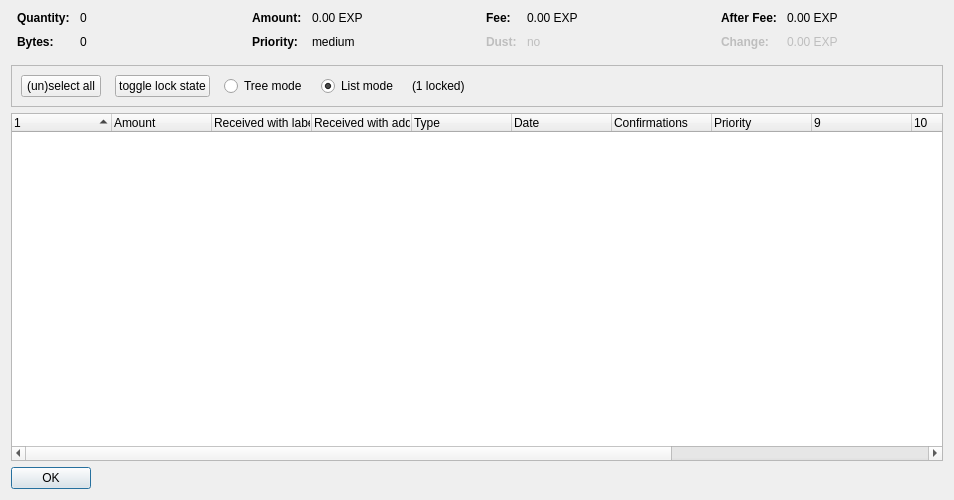
<?xml version="1.0" encoding="UTF-8"?>
<ui version="4.0">
 <class>CoinControlDialog</class>
 <widget class="QDialog" name="CoinControlDialog">
  <property name="geometry">
   <rect>
    <x>0</x>
    <y>0</y>
    <width>954</width>
    <height>500</height>
   </rect>
  </property>
  <property name="windowTitle">
   <string>Coin Selection</string>
  </property>
  <layout class="QVBoxLayout" name="verticalLayout">
   <item>
    <layout class="QHBoxLayout" name="horizontalLayoutTop" stretch="0,0,0,0">
     <property name="topMargin">
      <number>0</number>
     </property>
     <property name="bottomMargin">
      <number>10</number>
     </property>
     <item>
      <layout class="QFormLayout" name="formLayoutCoinControl1">
       <property name="horizontalSpacing">
        <number>10</number>
       </property>
       <property name="verticalSpacing">
        <number>10</number>
       </property>
       <property name="leftMargin">
        <number>6</number>
       </property>
       <property name="rightMargin">
        <number>6</number>
       </property>
       <item row="0" column="0">
        <widget class="QLabel" name="labelCoinControlQuantityText">
         <property name="font">
          <font>
           <weight>75</weight>
           <bold>true</bold>
          </font>
         </property>
         <property name="text">
          <string>Quantity:</string>
         </property>
        </widget>
       </item>
       <item row="0" column="1">
        <widget class="QLabel" name="labelCoinControlQuantity">
         <property name="cursor">
          <cursorShape>IBeamCursor</cursorShape>
         </property>
         <property name="contextMenuPolicy">
          <enum>Qt::ActionsContextMenu</enum>
         </property>
         <property name="text">
          <string notr="true">0</string>
         </property>
         <property name="textInteractionFlags">
          <set>Qt::LinksAccessibleByMouse|Qt::TextSelectableByKeyboard|Qt::TextSelectableByMouse</set>
         </property>
        </widget>
       </item>
       <item row="1" column="0">
        <widget class="QLabel" name="labelCoinControlBytesText">
         <property name="font">
          <font>
           <weight>75</weight>
           <bold>true</bold>
          </font>
         </property>
         <property name="text">
          <string>Bytes:</string>
         </property>
        </widget>
       </item>
       <item row="1" column="1">
        <widget class="QLabel" name="labelCoinControlBytes">
         <property name="cursor">
          <cursorShape>IBeamCursor</cursorShape>
         </property>
         <property name="contextMenuPolicy">
          <enum>Qt::ActionsContextMenu</enum>
         </property>
         <property name="text">
          <string notr="true">0</string>
         </property>
         <property name="textInteractionFlags">
          <set>Qt::LinksAccessibleByMouse|Qt::TextSelectableByKeyboard|Qt::TextSelectableByMouse</set>
         </property>
        </widget>
       </item>
      </layout>
     </item>
     <item>
      <layout class="QFormLayout" name="formLayoutCoinControl2">
       <property name="horizontalSpacing">
        <number>10</number>
       </property>
       <property name="verticalSpacing">
        <number>10</number>
       </property>
       <property name="leftMargin">
        <number>6</number>
       </property>
       <property name="rightMargin">
        <number>6</number>
       </property>
       <item row="0" column="0">
        <widget class="QLabel" name="labelCoinControlAmountText">
         <property name="font">
          <font>
           <weight>75</weight>
           <bold>true</bold>
          </font>
         </property>
         <property name="text">
          <string>Amount:</string>
         </property>
        </widget>
       </item>
       <item row="0" column="1">
        <widget class="QLabel" name="labelCoinControlAmount">
         <property name="cursor">
          <cursorShape>IBeamCursor</cursorShape>
         </property>
         <property name="contextMenuPolicy">
          <enum>Qt::ActionsContextMenu</enum>
         </property>
         <property name="text">
          <string notr="true">0.00 EXP</string>
         </property>
         <property name="textInteractionFlags">
          <set>Qt::LinksAccessibleByMouse|Qt::TextSelectableByKeyboard|Qt::TextSelectableByMouse</set>
         </property>
        </widget>
       </item>
       <item row="1" column="0">
        <widget class="QLabel" name="labelCoinControlPriorityText">
         <property name="font">
          <font>
           <weight>75</weight>
           <bold>true</bold>
          </font>
         </property>
         <property name="text">
          <string>Priority:</string>
         </property>
        </widget>
       </item>
       <item row="1" column="1">
        <widget class="QLabel" name="labelCoinControlPriority">
         <property name="cursor">
          <cursorShape>IBeamCursor</cursorShape>
         </property>
         <property name="contextMenuPolicy">
          <enum>Qt::ActionsContextMenu</enum>
         </property>
         <property name="text">
          <string>medium</string>
         </property>
         <property name="textInteractionFlags">
          <set>Qt::LinksAccessibleByMouse|Qt::TextSelectableByKeyboard|Qt::TextSelectableByMouse</set>
         </property>
        </widget>
       </item>
      </layout>
     </item>
     <item>
      <layout class="QFormLayout" name="formLayoutCoinControl3">
       <property name="horizontalSpacing">
        <number>10</number>
       </property>
       <property name="verticalSpacing">
        <number>10</number>
       </property>
       <property name="leftMargin">
        <number>6</number>
       </property>
       <property name="rightMargin">
        <number>6</number>
       </property>
       <item row="0" column="0">
        <widget class="QLabel" name="labelCoinControlFeeText">
         <property name="font">
          <font>
           <weight>75</weight>
           <bold>true</bold>
          </font>
         </property>
         <property name="text">
          <string>Fee:</string>
         </property>
        </widget>
       </item>
       <item row="0" column="1">
        <widget class="QLabel" name="labelCoinControlFee">
         <property name="cursor">
          <cursorShape>IBeamCursor</cursorShape>
         </property>
         <property name="contextMenuPolicy">
          <enum>Qt::ActionsContextMenu</enum>
         </property>
         <property name="text">
          <string notr="true">0.00 EXP</string>
         </property>
         <property name="textInteractionFlags">
          <set>Qt::LinksAccessibleByMouse|Qt::TextSelectableByKeyboard|Qt::TextSelectableByMouse</set>
         </property>
        </widget>
       </item>
       <item row="1" column="0">
        <widget class="QLabel" name="labelCoinControlLowOutputText">
         <property name="enabled">
          <bool>false</bool>
         </property>
         <property name="font">
          <font>
           <weight>75</weight>
           <bold>true</bold>
          </font>
         </property>
         <property name="text">
          <string>Dust:</string>
         </property>
        </widget>
       </item>
       <item row="1" column="1">
        <widget class="QLabel" name="labelCoinControlLowOutput">
         <property name="enabled">
          <bool>false</bool>
         </property>
         <property name="cursor">
          <cursorShape>IBeamCursor</cursorShape>
         </property>
         <property name="contextMenuPolicy">
          <enum>Qt::ActionsContextMenu</enum>
         </property>
         <property name="text">
          <string>no</string>
         </property>
         <property name="textInteractionFlags">
          <set>Qt::LinksAccessibleByMouse|Qt::TextSelectableByKeyboard|Qt::TextSelectableByMouse</set>
         </property>
        </widget>
       </item>
      </layout>
     </item>
     <item>
      <layout class="QFormLayout" name="formLayoutCoinControl4">
       <property name="horizontalSpacing">
        <number>10</number>
       </property>
       <property name="verticalSpacing">
        <number>10</number>
       </property>
       <property name="leftMargin">
        <number>6</number>
       </property>
       <property name="rightMargin">
        <number>6</number>
       </property>
       <item row="0" column="0">
        <widget class="QLabel" name="labelCoinControlAfterFeeText">
         <property name="font">
          <font>
           <weight>75</weight>
           <bold>true</bold>
          </font>
         </property>
         <property name="text">
          <string>After Fee:</string>
         </property>
        </widget>
       </item>
       <item row="0" column="1">
        <widget class="QLabel" name="labelCoinControlAfterFee">
         <property name="cursor">
          <cursorShape>IBeamCursor</cursorShape>
         </property>
         <property name="contextMenuPolicy">
          <enum>Qt::ActionsContextMenu</enum>
         </property>
         <property name="text">
          <string notr="true">0.00 EXP</string>
         </property>
         <property name="textInteractionFlags">
          <set>Qt::LinksAccessibleByMouse|Qt::TextSelectableByKeyboard|Qt::TextSelectableByMouse</set>
         </property>
        </widget>
       </item>
       <item row="1" column="0">
        <widget class="QLabel" name="labelCoinControlChangeText">
         <property name="enabled">
          <bool>false</bool>
         </property>
         <property name="font">
          <font>
           <weight>75</weight>
           <bold>true</bold>
          </font>
         </property>
         <property name="text">
          <string>Change:</string>
         </property>
        </widget>
       </item>
       <item row="1" column="1">
        <widget class="QLabel" name="labelCoinControlChange">
         <property name="enabled">
          <bool>false</bool>
         </property>
         <property name="cursor">
          <cursorShape>IBeamCursor</cursorShape>
         </property>
         <property name="contextMenuPolicy">
          <enum>Qt::ActionsContextMenu</enum>
         </property>
         <property name="text">
          <string notr="true">0.00 EXP</string>
         </property>
         <property name="textInteractionFlags">
          <set>Qt::LinksAccessibleByMouse|Qt::TextSelectableByKeyboard|Qt::TextSelectableByMouse</set>
         </property>
        </widget>
       </item>
      </layout>
     </item>
    </layout>
   </item>
   <item>
    <widget class="QFrame" name="frame">
     <property name="minimumSize">
      <size>
       <width>0</width>
       <height>40</height>
      </size>
     </property>
     <property name="frameShape">
      <enum>QFrame::StyledPanel</enum>
     </property>
     <property name="frameShadow">
      <enum>QFrame::Sunken</enum>
     </property>
     <layout class="QHBoxLayout" name="horizontalLayout">
      <item>
       <layout class="QHBoxLayout" name="horizontalLayoutPanel" stretch="0,0,0,0,0,0">
        <property name="spacing">
         <number>14</number>
        </property>
        <item>
         <widget class="QPushButton" name="pushButtonSelectAll">
          <property name="sizePolicy">
           <sizepolicy hsizetype="Maximum" vsizetype="Fixed">
            <horstretch>0</horstretch>
            <verstretch>0</verstretch>
           </sizepolicy>
          </property>
          <property name="text">
           <string>(un)select all</string>
          </property>
          <property name="autoDefault">
           <bool>false</bool>
          </property>
         </widget>
        </item>
        <item>
         <widget class="QPushButton" name="pushButtonToggleLock">
          <property name="sizePolicy">
           <sizepolicy hsizetype="Maximum" vsizetype="Fixed">
            <horstretch>0</horstretch>
            <verstretch>0</verstretch>
           </sizepolicy>
          </property>
          <property name="text">
           <string>toggle lock state</string>
          </property>
          <property name="autoDefault">
           <bool>false</bool>
          </property>
         </widget>
        </item>
        <item>
         <widget class="QRadioButton" name="radioTreeMode">
          <property name="sizePolicy">
           <sizepolicy hsizetype="Maximum" vsizetype="Fixed">
            <horstretch>0</horstretch>
            <verstretch>0</verstretch>
           </sizepolicy>
          </property>
          <property name="text">
           <string>Tree mode</string>
          </property>
         </widget>
        </item>
        <item>
         <widget class="QRadioButton" name="radioListMode">
          <property name="sizePolicy">
           <sizepolicy hsizetype="Maximum" vsizetype="Fixed">
            <horstretch>0</horstretch>
            <verstretch>0</verstretch>
           </sizepolicy>
          </property>
          <property name="text">
           <string>List mode</string>
          </property>
          <property name="checked">
           <bool>true</bool>
          </property>
         </widget>
        </item>
        <item>
         <widget class="QLabel" name="labelLocked">
          <property name="text">
           <string>(1 locked)</string>
          </property>
         </widget>
        </item>
        <item>
         <spacer name="horizontalSpacer">
          <property name="orientation">
           <enum>Qt::Horizontal</enum>
          </property>
          <property name="sizeHint" stdset="0">
           <size>
            <width>40</width>
            <height>20</height>
           </size>
          </property>
         </spacer>
        </item>
       </layout>
      </item>
     </layout>
    </widget>
   </item>
   <item>
    <widget class="CoinControlTreeWidget" name="treeWidget">
     <property name="contextMenuPolicy">
      <enum>Qt::CustomContextMenu</enum>
     </property>
     <property name="sortingEnabled">
      <bool>false</bool>
     </property>
     <property name="columnCount">
      <number>13</number>
     </property>
     <attribute name="headerShowSortIndicator" stdset="0">
      <bool>true</bool>
     </attribute>
     <attribute name="headerStretchLastSection">
      <bool>false</bool>
     </attribute>
     <column>
      <property name="text">
       <string/>
      </property>
     </column>
     <column>
      <property name="text">
       <string>Amount</string>
      </property>
     </column>
     <column>
      <property name="text">
       <string>Received with label</string>
      </property>
     </column>
     <column>
      <property name="text">
       <string>Received with address</string>
      </property>
     </column>
     <column>
      <property name="text">
	<string>Type</string>
      </property>
     </column>
     <column>
      <property name="text">	 
       <string>Date</string>
      </property>
     </column>
     <column>
      <property name="text">
       <string>Confirmations</string>
      </property>
      <property name="toolTip">
       <string>Confirmed</string>
      </property>
     </column>
     <column>
      <property name="text">
       <string>Priority</string>
      </property>
     </column>
     <column>
      <property name="text">
       <string/>
      </property>
     </column>
     <column>
      <property name="text">
       <string/>
      </property>
     </column>
     <column>
      <property name="text">
       <string/>
      </property>
     </column>
     <column>
      <property name="text">
       <string/>
      </property>
     </column>
     <column>
      <property name="text">
       <string/>
      </property>
     </column>
    </widget>
   </item>
   <item>
    <widget class="QDialogButtonBox" name="buttonBox">
     <property name="sizePolicy">
      <sizepolicy hsizetype="Maximum" vsizetype="Fixed">
       <horstretch>0</horstretch>
       <verstretch>0</verstretch>
      </sizepolicy>
     </property>
     <property name="orientation">
      <enum>Qt::Horizontal</enum>
     </property>
     <property name="standardButtons">
      <set>QDialogButtonBox::Ok</set>
     </property>
    </widget>
   </item>
  </layout>
 </widget>
 <customwidgets>
  <customwidget>
   <class>CoinControlTreeWidget</class>
   <extends>QTreeWidget</extends>
   <header>coincontroltreewidget.h</header>
  </customwidget>
 </customwidgets>
 <resources/>
 <connections/>
</ui>
